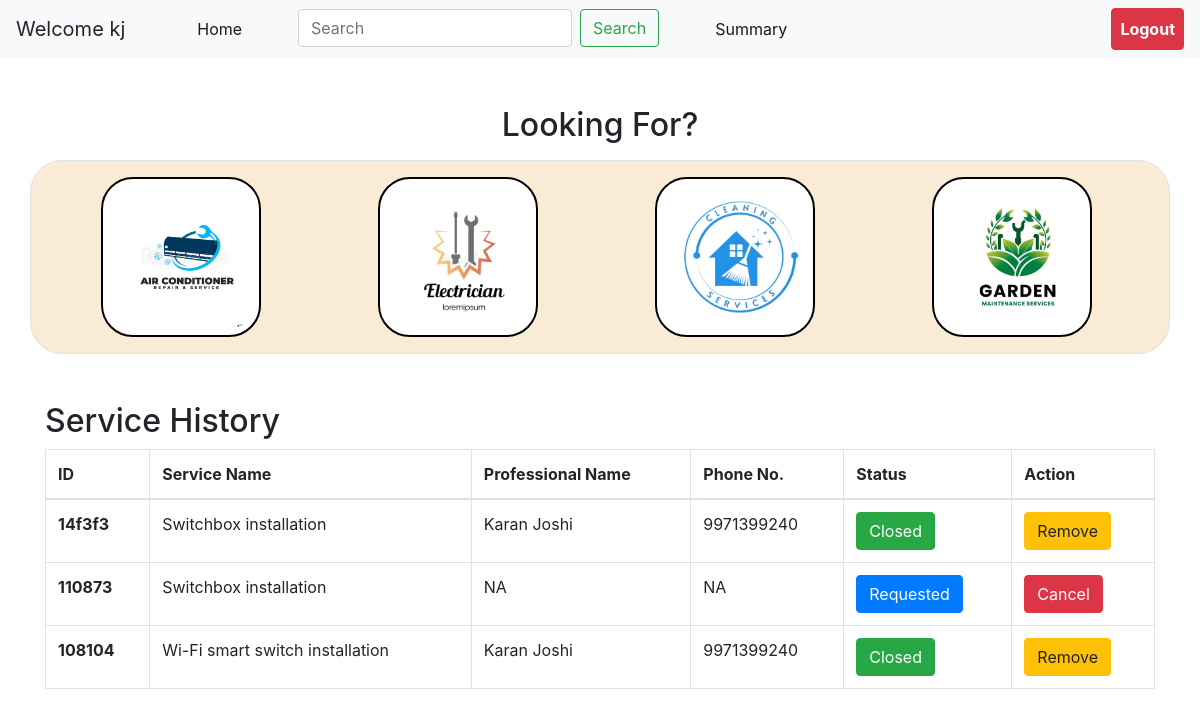
The app's page /1KJf5e3/dashboard, older data.
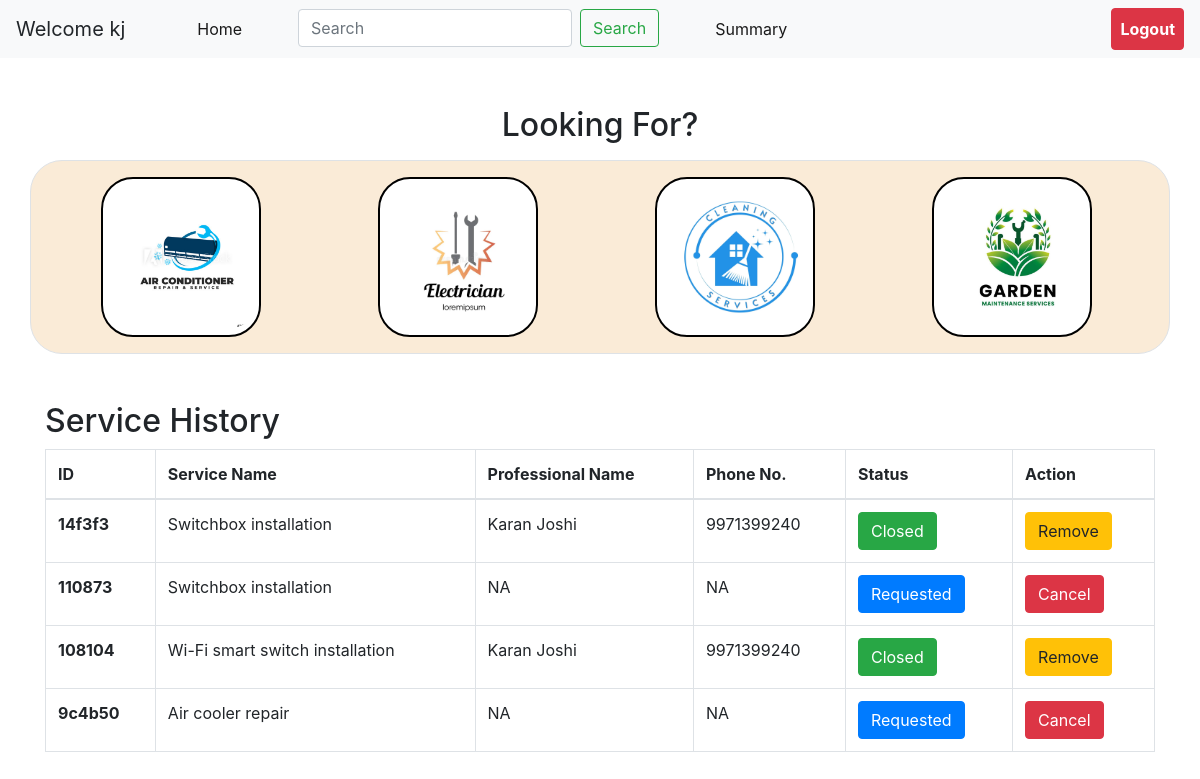
The same page, newer data.
### application/models.py (models this page shows)
class User(db.Model):
    id=db.Column(db.String(),primary_key=True)
    name=db.Column(db.String(),nullable=False)
    email=db.Column(db.String(),nullable=False,unique=True)
    password=db.Column(db.String(),nullable=False)
    address=db.Column(db.String())
    pincode=db.Column(db.Integer)
    phone=db.Column(db.Integer)
    requests=db.relationship('Request',backref='user')

class Category(db.Model):
    id=db.Column(db.String(),primary_key=True)
    name=db.Column(db.String(),nullable=False)
    count=db.Column(db.Integer,default=0)
    proCount=db.Column(db.Integer,default=0)
    logo=db.Column(db.String(120))
    services=db.relationship('Service',backref='category')

class Request(db.Model):
    id=db.Column(db.String(),primary_key=True)
    userId=db.Column(db.String(),db.ForeignKey('user.id'))
    proId=db.Column(db.String(),db.ForeignKey('professional.id'))
    sId=db.Column(db.String(),db.ForeignKey('service.id'))
    d_req=db.Column(db.DateTime)
    d_comp=db.Column(db.DateTime)
    status=db.Column(db.String(),default='Requested')
    rating=db.Column(db.String(3))
    remarks=db.Column(db.String())

class Service(db.Model):
    id=db.Column(db.String(),primary_key=True)
    name=db.Column(db.String(),nullable=False)
    price=db.Column(db.String(),nullable=False)
    t_req=db.Column(db.Integer)
    desc=db.Column(db.String())
    logo=db.Column(db.String(120))
    catId=db.Column(db.String(),db.ForeignKey('category.id'),nullable=False)
    requests=db.relationship('Request',backref='service')

class Professional(db.Model):
    id=db.Column(db.String(),primary_key=True)
    name=db.Column(db.String(),nullable=False)
    email=db.Column(db.String(),nullable=False,unique=True)
    password=db.Column(db.String(),nullable=False)
    service=db.Column(db.String(),nullable=False)
    experience=db.Column(db.Integer)
    doc=db.Column(db.String(120))
    address=db.Column(db.String())
    phone=db.Column(db.Integer)
    pincode=db.Column(db.Integer)
    rejectIds=db.Column(db.String(),default='')
    requests=db.relationship('Request',backref='professional')

### application/controllers.py (the view)
@app.route('/<userId>/dashboard')
def userDashboard(userId):
    user=User.query.get(userId)
    r=user.requests
    s=[]
    for i in r:
        if(i.status!='Requested'):
            s.append((i,Service.query.get(i.sId),Professional.query.get(i.proId)))
        else:
            s.append((i,Service.query.get(i.sId),None))
    all=Category.query.all()
    return render_template('user_dash.html',user=user,requests=s,services=Service.query.all(),categories=all)

### templates/user_dash.html (shortened to what this page needs)
      {%extends "user.html"%}
      {%block content%}
      <div class="mt-5 justify-content-around" id="categories">
        <h2 class="mb-3 text-center">Looking For?</h2>
        <div class="container border pt-3 pb-3 justify-content-around" style="display: flex; background-color: antiquewhite; border-radius: 2rem;">
          {%for category in categories%}
            {%if category.count%}
            <button class="card shadow-lg btn mr-2 catBtn" value="{{category.id}}" style="width: 10rem; height:10rem;border:2px solid black; border-radius: 2rem;">
                <img src="/static/images/{{category.logo}}" class="card-img-top "  alt="{{category.id}}" style="width: 9rem;height: 9rem;border-radius: 2rem;object-fit: cover;">
            </button>
            {%endif%}
          {%endfor%}
        </div>
      </div>
      <br><br>
      <div class="container table-responsive" id="history">
        <h2>Service History</h2>
        {%if requests|length%}
        <table class="table table-bordered table-hover">
            <thead>
              <tr>
                <th scope="col">ID</th>
                <th scope="col">Service Name</th>
                <th scope="col">Professional Name</th>
                <th scope="col">Phone No.</th>
                <th scope="col">Status</th>
                <th scope="col">Action</th>
              </tr>
            </thead>
            <tbody>
            {%for request,service,pro in requests%}
              <tr>
                <th scope="row">{{request.id}}</th>
                <td>{{service.name}}</td>
                {%if request.status=='Closed'%}
                <td>{{pro.name}}</td>
                <td>{{pro.phone}}</td>
                <td><button class="btn btn-success">{{request.status}}</button></td>
                <td><a type="button" class="btn btn-warning" href="/{{user.id}}/{{request.id}}/remove">Remove</a></td>
                {%elif request.status=='Cancelled'%}
                <td>NA</td>
                <td>NA</td>
                <td><button class="btn btn-warning">{{request.status}}</button></td>
                <td><a type="button" class="btn btn-info" href="/{{user.id}}/{{request.id}}/remove">Remove</a></td>
                {%else%}
                <td>NA</td>
                <td>NA</td>
                <td><button class="btn btn-primary">{{request.status}}</button></td>
                <td><a type="button" class="btn btn-danger" href="/{{user.id}}/{{request.id}}/cancel">Cancel</a></td>
                {%endif%}
              </tr>
              {%endfor%}
            </tbody>
          </table>
          {%else%}
          <p>No service history. Don't Worry! <a href="">Book a service now</a></p>
          {%endif%}
      </div>
{%endblock%}

### templates/user.html (shortened to what this page needs)
<!DOCTYPE html>
<html lang="en">
<head>
    <link rel="stylesheet" href="https://cdn.jsdelivr.net/npm/bootstrap@4.0.0/dist/css/bootstrap.min.css">
  </head>
<body>
    <nav class="navbar navbar-expand-lg navbar-light bg-light">
        <a class="navbar-brand">Welcome {{user.name}}</a>
        <div class="collapse navbar-collapse" id="navbarSupportedContent">
          <ul class="navbar-nav mr-auto">
            <li class="nav-item active ml-5">
              <a class="nav-link" href="/{{user.id}}/dashboard">Home <span class="sr-only">(current)</span></a>
            </li>
            <li class="nav-item active ml-5">
            <form class="form-inline my-2 my-lg-0">
                <input class="form-control mr-sm-2" type="search" placeholder="Search" aria-label="Search">
                <button class="btn btn-outline-success my-2 my-sm-0" type="submit">Search</button>
              </form>
            </li>
            <li class="nav-item active ml-5">
                <a class="nav-link" href="/{{user.id}}/summary">Summary<span class="sr-only">(current)</span></a>
              </li>
          </ul>
          <ul class="navbar-nav">
                <a type="button" class="btn btn-danger nav-link" href="/" style="color:white;font-weight: bold;">Logout<span class="sr-only">(current)</span></a>
          </ul>
        </div>
      </nav>
      {%block content%}
      {%endblock%}
    </body>
    </html>

Row changes from the older to the newer data that the page shows:
added Request: id "9c4b50", name "Air cooler repair", status "Requested"
